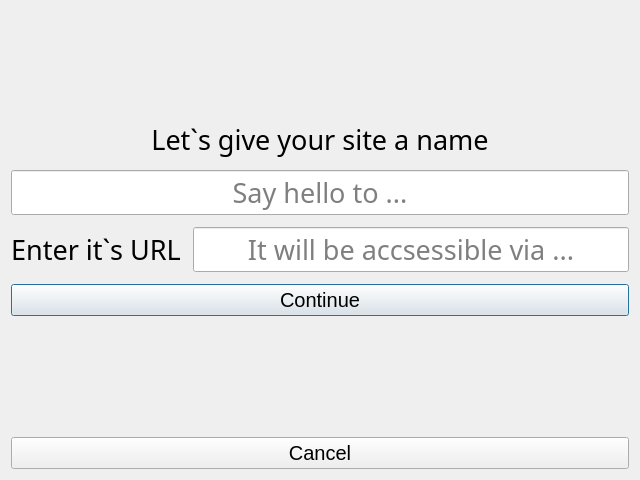
<?xml version="1.0" encoding="UTF-8"?>
<ui version="4.0">
 <class>Dialog</class>
 <widget class="QDialog" name="Dialog">
  <property name="geometry">
   <rect>
    <x>0</x>
    <y>0</y>
    <width>640</width>
    <height>480</height>
   </rect>
  </property>
  <property name="font">
   <font>
    <family>Segoe UI Semilight</family>
    <pointsize>20</pointsize>
   </font>
  </property>
  <property name="windowTitle">
   <string>Dialog</string>
  </property>
  <layout class="QVBoxLayout" name="verticalLayout">
   <property name="spacing">
    <number>12</number>
   </property>
   <item>
    <spacer name="verticalSpacer_2">
     <property name="orientation">
      <enum>Qt::Vertical</enum>
     </property>
     <property name="sizeHint" stdset="0">
      <size>
       <width>20</width>
       <height>40</height>
      </size>
     </property>
    </spacer>
   </item>
   <item>
    <widget class="QLabel" name="name_label">
     <property name="text">
      <string>Let`s give your site a name</string>
     </property>
     <property name="alignment">
      <set>Qt::AlignCenter</set>
     </property>
    </widget>
   </item>
   <item>
    <widget class="QLineEdit" name="name">
     <property name="inputMethodHints">
      <set>Qt::ImhPreferLatin</set>
     </property>
     <property name="inputMask">
      <string/>
     </property>
     <property name="text">
      <string/>
     </property>
     <property name="alignment">
      <set>Qt::AlignCenter</set>
     </property>
     <property name="placeholderText">
      <string>Say hello to ...</string>
     </property>
     <property name="clearButtonEnabled">
      <bool>true</bool>
     </property>
    </widget>
   </item>
   <item>
    <layout class="QHBoxLayout" name="url_container">
     <property name="spacing">
      <number>12</number>
     </property>
     <item>
      <widget class="QLabel" name="url_label">
       <property name="text">
        <string>Enter it`s URL</string>
       </property>
       <property name="alignment">
        <set>Qt::AlignCenter</set>
       </property>
      </widget>
     </item>
     <item>
      <widget class="QLineEdit" name="url">
       <property name="inputMethodHints">
        <set>Qt::ImhPreferLatin</set>
       </property>
       <property name="inputMask">
        <string/>
       </property>
       <property name="text">
        <string/>
       </property>
       <property name="alignment">
        <set>Qt::AlignCenter</set>
       </property>
       <property name="placeholderText">
        <string>It will be accsessible via ...</string>
       </property>
       <property name="clearButtonEnabled">
        <bool>true</bool>
       </property>
      </widget>
     </item>
    </layout>
   </item>
   <item>
    <widget class="QPushButton" name="continue_btn">
     <property name="font">
      <font>
       <family>Segoe UI</family>
       <pointsize>15</pointsize>
      </font>
     </property>
     <property name="text">
      <string>Continue</string>
     </property>
    </widget>
   </item>
   <item>
    <spacer name="verticalSpacer">
     <property name="orientation">
      <enum>Qt::Vertical</enum>
     </property>
     <property name="sizeHint" stdset="0">
      <size>
       <width>20</width>
       <height>40</height>
      </size>
     </property>
    </spacer>
   </item>
   <item>
    <widget class="QPushButton" name="cancel">
     <property name="font">
      <font>
       <family>Segoe UI</family>
       <pointsize>15</pointsize>
      </font>
     </property>
     <property name="text">
      <string>Cancel</string>
     </property>
    </widget>
   </item>
  </layout>
 </widget>
 <tabstops>
  <tabstop>name</tabstop>
  <tabstop>url</tabstop>
  <tabstop>continue_btn</tabstop>
  <tabstop>cancel</tabstop>
 </tabstops>
 <resources/>
 <connections/>
</ui>
